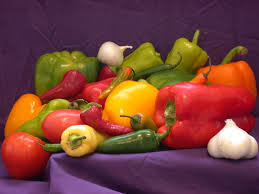
#> input picture Week_6_Image_Masking/pappers.jpg, 259 x 194 px
$ jupyter execute Week_6_Image_Masking.ipynb
#> lines starting #> are read from the running program, lines starting #| are printed output that depends on the picture; after the words box and inside, x2 and y2 are one past the last pixel; in counts of white or black regions, pixels touching at a corner belong together
#

[cell 1]
import cv2
import seaborn as sns
import numpy as np
import matplotlib.pyplot as plt

[cell 2]
img_original = cv2.imread("./pappers.jpg",1)
#> img_original is the input picture: shape (194, 259, 3); mean B, G, R 57.9, 66.3, 120.7

[cell 3]
plt.imshow(img_original);

[cell 4]
img_rgb = cv2.cvtColor(img_original , cv2.COLOR_BGR2RGB)
img_gray = cv2.cvtColor(img_original , cv2.COLOR_BGR2GRAY)
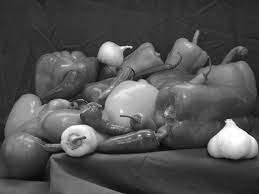
#> img_gray: shape (194, 259); min 5, max 255, mean 81.6

[cell 5]
fig = plt.figure(figsize=(10, 7))

# setting values to rows and column variables
rows = 1
columns = 3

# reading images


# Adds a subplot at the 1st position
fig.add_subplot(rows, columns, 1)
plt.imshow(img_original)
plt.axis('off')
plt.title("original image")

fig.add_subplot(rows, columns,2)
plt.imshow(img_rgb)
plt.axis('off')
plt.title("RGB")

fig.add_subplot(rows, columns,3)
plt.imshow(img_gray , cmap="gray")
plt.axis('off')
plt.title("GRAY")
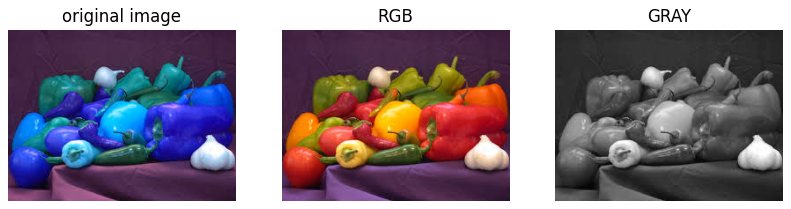
#> figure drawn by matplotlib, 3 panels; B, G, R data is drawn as R, G, B

[cell 6]
img_rgb_indexes=(img_rgb[:,:,0]>130) & (img_rgb[:,:,1]<80)&   (img_rgb[:,:,2]<70)
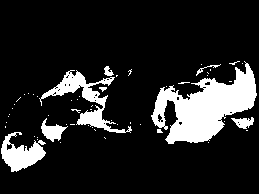
#> img_rgb_indexes: shape (194, 259) bool; 14.5% white; 55 white regions (47 under 20 px), largest, box (x1, y1, x2, y2) and area: (151, 61, 257, 144) 4251, (39, 70, 132, 133) 1398, (1, 132, 46, 172) 933

[cell 7]
img_rgb_indexes.shape
#> Out = (194, 259)

[cell 8]
plt.imshow(img_rgb_indexes,cmap="gray");

[cell 9]
img_rgb_indexes.astype

[cell 10]
img_rgb[img_rgb_indexes] = [135,235,235]
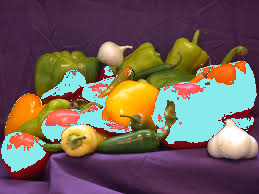
#> img_rgb: shape (194, 259, 3); mean R, G, B 113.6, 95, 87.3

[cell 11]
new_img = cv2.cvtColor(img_original , cv2.COLOR_BGR2RGB)

[cell 12]
fig = plt.figure(figsize=(10, 7))
rows = 1
columns = 3

fig.add_subplot(rows, columns, 1)
plt.imshow(new_img)
plt.axis('off')
plt.title("rgb")

fig.add_subplot(rows, columns,2)
plt.imshow(img_rgb_indexes , cmap="gray")
plt.axis('off')
plt.title("RGB İNDEXES")

fig.add_subplot(rows, columns,3)
plt.imshow(img_rgb  )
plt.axis('off')
plt.title("new  last RGB image")

[cell 13]
img_new_1 = cv2.cvtColor(img_original,cv2.COLOR_BGR2RGB)
img_new_RGB_2 = cv2.cvtColor(img_original,cv2.COLOR_BGR2RGB)

[cell 14]
# RGB Yİ HSV YE DÖNÜŞTÜR
img_hsv_green =cv2.cvtColor(img_original , cv2.COLOR_BGR2HSV)
#> img_hsv_green: shape (194, 259, 3); mean H, S, V 102, 157.5, 122.5

# YEŞİL İÇİN hsv ARALIĞINI BELİRLEYİN

lower_green = np.array([20,100,90]) # yeşil için HSV  sınırı
upper_green = np.array([130,210,130])

mask_green = cv2.inRange(img_hsv_green , lower_green , upper_green)
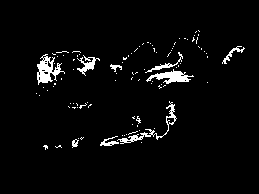
#> mask_green: shape (194, 259); 3.6% white; 97 white regions (88 under 20 px), largest, box (x1, y1, x2, y2) and area: (37, 54, 65, 85) 386, (146, 69, 194, 84) 315, (117, 101, 177, 144) 298

[cell 15]
fig = plt.figure(figsize=(10, 7))
rows = 1
columns = 2

fig.add_subplot(rows, columns, 1)
plt.imshow(img_new_1)
plt.axis('off')
plt.title("rgb")

fig.add_subplot(rows, columns,2)
plt.imshow(mask_green , cmap="gray")
plt.axis('off')
plt.title("RGB İNDEXES") ;

[cell 16]
yellow = np.full_like(img_new_1, [255,255,0])

img_new_1[mask_green != 0] = yellow[mask_green !=0]
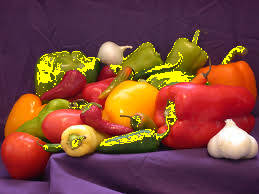
#> img_new_1: shape (194, 259, 3); mean R, G, B 126.2, 71.6, 56.6

[cell 17]
plt.imshow(img_new_1);

[cell 18]
#Kodlarla renk oluşturma
height,width = 100 , 100

#kırmızı renk oluşturma
img_red = np.zeros((height,width,3), dtype=np.uint8)
img_red[:,:,0] = 255

#yeşil renk oluşturma
img_green = np.zeros((height,width,3), dtype=np.uint8)
img_green[:,:,1] = 255

#mavi  renk oluşturma
img_blue= np.zeros((height,width,3), dtype=np.uint8)
img_blue[:,:,2] = 255

#sarı renk oluşturma
img_yellow= np.zeros((height,width,3), dtype=np.uint8)
img_yellow[:,:,:2] = 255

[cell 19]
img_red.shape

[cell 20]
fig = plt.figure(figsize=(10, 7))
rows = 2
columns = 2

fig.add_subplot(rows, columns, 1)
plt.imshow(img_red)
plt.axis('off')
plt.title("red")

fig.add_subplot(rows, columns,2)
plt.imshow(img_green)
plt.axis('off')
plt.title("green")

fig.add_subplot(rows, columns,3)
plt.imshow(img_blue )
plt.axis('off')
plt.title("blue") ;

fig.add_subplot(rows, columns, 4)
plt.imshow(img_yellow)
plt.axis('off')
plt.title("yellow")
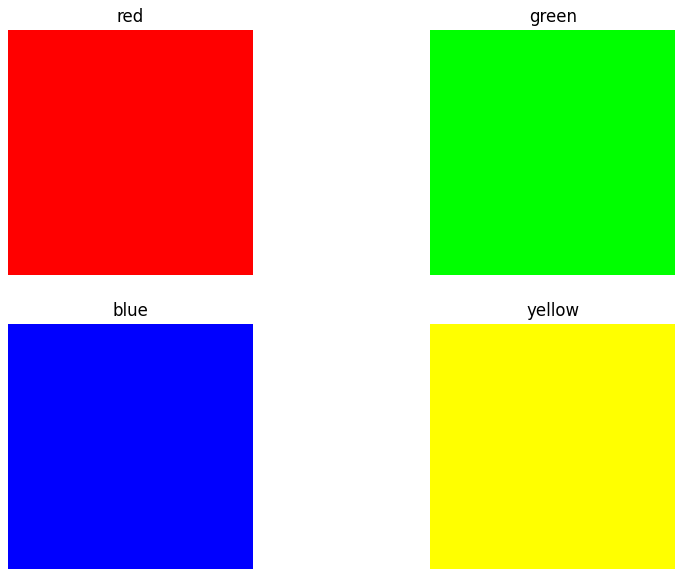
#> figure drawn by matplotlib, 4 panels

[cell 21]
img_black= np.zeros((height,width,3), dtype=np.uint8)


img_white = np.ones((height,width,3), dtype=np.uint8)*255

[cell 22]
fig = plt.figure(figsize=(10, 7),facecolor='purple')
rows = 1
columns = 2

fig.add_subplot(rows, columns, 1)
plt.imshow(img_white)
plt.axis('off')
plt.title("white")

fig.add_subplot(rows, columns,2)
plt.imshow(img_black)
plt.axis('off')
plt.title("black") ;
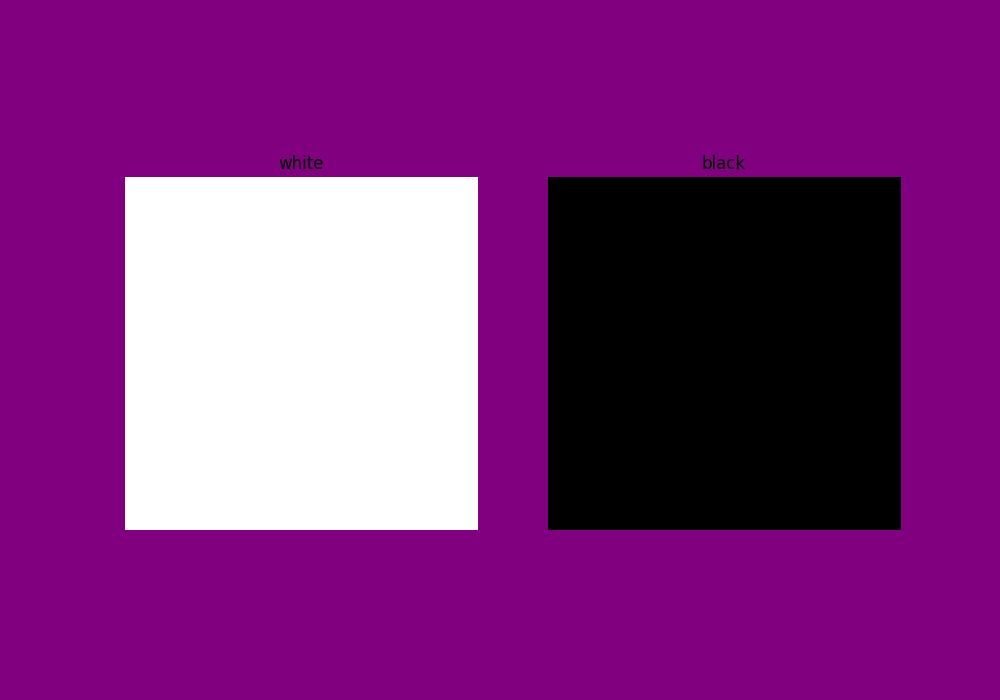
#> figure drawn by matplotlib, 2 panels
